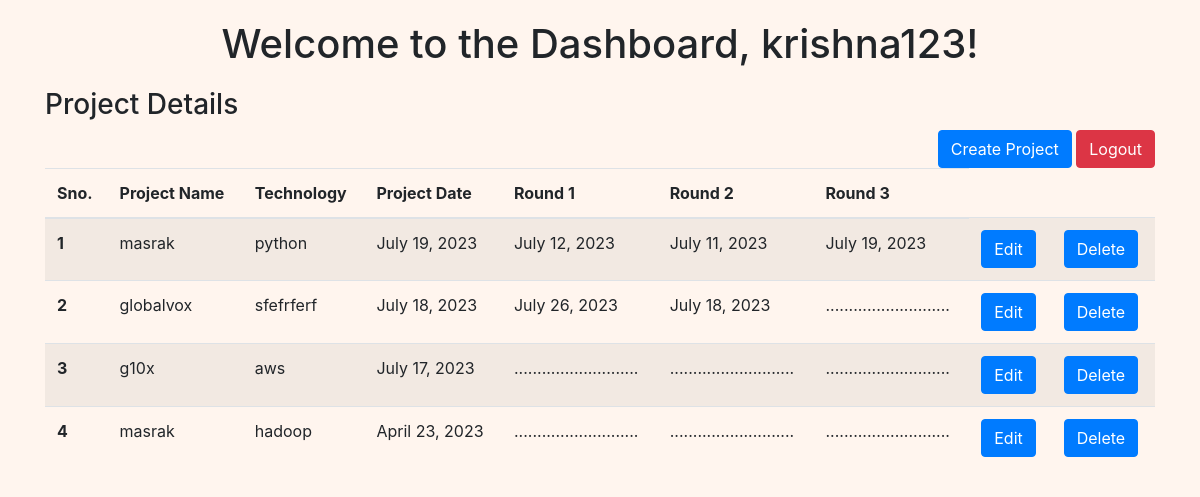
/dashboard/ (signed in), run on the app's committed database.
### app/models.py (models this page shows, shortened)
class Project(models.Model):
    project_name = models.CharField(max_length=256)
    date = models.DateField(default='',blank=True)
    technology = models.CharField(max_length=256, blank=True)
    resume_shared = models.BooleanField(default=False)
    edited_by = models.ForeignKey(BDE_User,on_delete=models.SET_NULL,null=True)

class Round1(models.Model):
    project = models.ForeignKey(Project, on_delete=models.CASCADE)
    date = models.DateField(blank=True,null=True,default=None)
    screenshot_shared = models.ImageField(upload_to='screenshots/', blank=True, null=True)
    our_review = models.TextField(default='')
    client_review = models.TextField(default='')
    edited_by = models.ForeignKey(BDE_User,on_delete=models.SET_NULL,null=True)

class Round2(models.Model):
    project = models.ForeignKey(Project, on_delete=models.CASCADE)
    date = models.DateField(blank=True,null=True,default=None)
    screenshot_shared = models.ImageField(upload_to='screenshots/', blank=True, null=True)
    our_review = models.TextField(default='')
    client_review = models.TextField(default='')
    edited_by = models.ForeignKey(BDE_User,on_delete=models.SET_NULL,null=True)

class Round3(models.Model):
    project = models.ForeignKey(Project, on_delete=models.CASCADE)
    date = models.DateField(blank=True,null=True,default=None)
    screenshot_shared = models.ImageField(upload_to='screenshots/', blank=True, null=True)
    our_review = models.TextField(default='')
    client_review = models.TextField(default='')
    edited_by = models.ForeignKey(BDE_User,on_delete=models.SET_NULL,null=True)

### app/middlewares.py (the view)
    def middleware(request):
        returnUrl = ''
        if not request.session.get('user'):
            return redirect('login')
        response = get_response(request)
        return response

### app/templates/dashboard.html (shortened to what this page needs)
<!DOCTYPE html>
{% load static %}
<html>
<head>
    <link rel="stylesheet" href="https://stackpath.bootstrapcdn.com/bootstrap/4.5.2/css/bootstrap.min.css">
</head>
<body bgcolour ="cyan">
    <div class="dashboard-container">
        <h1 class="dashboard-title">Welcome to the Dashboard, {{ request.session.user }}! </h1>
    </div>
    <div class="container">
        <h3 class="inline" >Project Details</h3>
        <div class="float-right">
            <a  class="btn btn-primary" href="{% url 'project'  %}" >Create Project</a>
            <a class="btn btn-danger" href="{% url 'login' %}">Logout<a/>
        </div>
        <table class="table table-striped">
            <thead>
                <tr>
                    <th scope="col">Sno.</th>
                    <th scope="col">Project Name</th>
                    <th scope="col">Technology</th>
                    <th scope="col">Project Date</th>
                    <th scope="col">Round 1  </th>
                    <th scope="col">Round 2  </th>
                    <th scope="col">Round 3  </th>
                </tr>
            </thead>
            <tbody>
                {% for data in all_data %}
                <tr>
                    <th scope="row">{{forloop.counter}}</th>
                    <td>{{ data.project_name }}</td>
                    <td>{{ data.technology }}</td>
                    <td>{{ data.project_date }}</td>
                    <td>{{ data.round1_date|default:'...........................' }}</td>
                    <td>{{ data.round2_date|default:'...........................'}}</td>
                    <td>{{ data.round3_date|default:'...........................'}}</td>
                    <td>
                        <a class="btn btn-primary" href="{% url 'edit_project' data.project_id %}">Edit</a>
                    </td>
                    <td>
                            <a class="btn btn-primary" value="Delete" onclick="return confirm('Are you sure you want to delete this project?')" href="{% url 'delete' data.project_id %}">Delete</a>
                    </td>
                </tr>
                {% endfor %}
            </tbody>
        </table>
    </div>
</body>
</html>

### app/templates/dashboard.html (style rules this page uses)
body { padding: 20px; background-color:seashell; }
.table { margin-top: 20px; }
h1 { margin-bottom: 20px; text-align: center; }

### data on the page
Project: project_name "masrak", technology "python", project_date "July 19, 2023"
Round1: round1_date "July 12, 2023"
Round2: round2_date "July 11, 2023"
Round3: round3_date "July 19, 2023"
Project: project_name "globalvox", technology "sfefrferf", project_date "July 18, 2023"
Round1: round1_date "July 26, 2023"
Round2: round2_date "July 18, 2023"
Project: project_name "g10x", technology "aws", project_date "July 17, 2023"
Project: project_name "masrak", technology "hadoop", project_date "April 23, 2023"

### other printed values
{{ request.session.user }} "krishna123"
{{ data.round3_date|default:'...........................' }} "..........................." "..........................." "..........................."
{{ data.round1_date|default:'...........................' }} "..........................." "..........................."
{{ data.round2_date|default:'...........................' }} "..........................." "..........................."
